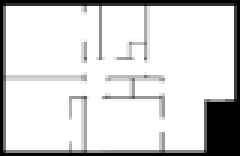
#> input picture floor_plan_small.png, 80 x 52 px (shown 3 times larger)
$ python bidirectional_astar.py
#> lines starting #> are read from the running program, lines starting #| are printed output that depends on the picture; after the words box and inside, x2 and y2 are one past the last pixel; in counts of white or black regions, pixels touching at a corner belong together
"""
Bidirectional A* grid planning
author: Erwin Lejeune (@spida_rwin)
See Wikipedia article (https://en.wikipedia.org/wiki/Bidirectional_search)
"""

import math
import cv2

import matplotlib.pyplot as plt

show_animation = True


class BidirectionalAStarPlanner:

    def __init__(self, occupancy_map, resolution, rr):
        """
        Initialize grid map for a star planning
        ox: x position list of Obstacles [m]
        oy: y position list of Obstacles [m]
        resolution: grid resolution [m]
        rr: robot radius[m]
        """

        self.min_x, self.min_y = 0, 0
        self.max_x, self.max_y = occupancy_map.shape[0], occupancy_map.shape[1]
        self.x_width, self.y_width, self.obstacle_map = 1, 1, None
        self.resolution = resolution
        self.rr = rr
        self.obstacle_map=occupancy_map
        self.motion = self.get_motion_model()

    class Node:
        def __init__(self, x, y, cost, parent_index):
            self.x = x  # index of grid
            self.y = y  # index of grid
            self.cost = cost
            self.parent_index = parent_index

        def __str__(self):
            return str(self.x) + "," + str(self.y) + "," + str(
                self.cost) + "," + str(self.parent_index)

    def planning(self, sx, sy, gx, gy):
        """
        Bidirectional A star path search
        input:
            s_x: start x position [m]
            s_y: start y position [m]
            gx: goal x position [m]
            gy: goal y position [m]
        output:
            rx: x position list of the final path
            ry: y position list of the final path
        """

        start_node = self.Node(self.calc_xy_index(sx, self.min_x),
                               self.calc_xy_index(sy, self.min_y), 0.0, -1)
        goal_node = self.Node(self.calc_xy_index(gx, self.min_x),
                              self.calc_xy_index(gy, self.min_y), 0.0, -1)

        open_set_A, closed_set_A = dict(), dict()
        open_set_B, closed_set_B = dict(), dict()
        open_set_A.setdefault(self.calc_grid_index(start_node), start_node)
        open_set_B.setdefault(self.calc_grid_index(goal_node), goal_node)

        current_A = start_node
        current_B = goal_node
        meet_point_A, meet_point_B = None, None

        while 1:
            if len(open_set_A) == 0:
                print("Open set A is empty..")
                break

            if len(open_set_B) == 0:
                print("Open set B is empty..")
                break

            c_id_A = min(
                open_set_A,
                key=lambda o: self.find_total_cost(open_set_A, o, current_B))

            current_A = open_set_A[c_id_A]

            c_id_B = min(
                open_set_B,
                key=lambda o: self.find_total_cost(open_set_B, o, current_A))

            current_B = open_set_B[c_id_B]

            # show graph
            if show_animation:  # pragma: no cover
                plt.plot(self.calc_grid_position(current_A.x, self.min_x),
                         self.calc_grid_position(current_A.y, self.min_y),
                         "xc")
                plt.plot(self.calc_grid_position(current_B.x, self.min_x),
                         self.calc_grid_position(current_B.y, self.min_y),
                         "xc")
                # for stopping simulation with the esc key.
                plt.gcf().canvas.mpl_connect(
                    'key_release_event',
                    lambda event: [exit(0) if event.key == 'escape' else None])
                if len(closed_set_A.keys()) % 10 == 0:
                    plt.pause(0.001)

            if current_A.x == current_B.x and current_A.y == current_B.y:
                print("Found goal")
                meet_point_A = current_A
                meet_point_B = current_B
                break

            # Remove the item from the open set
            del open_set_A[c_id_A]
            del open_set_B[c_id_B]

            # Add it to the closed set
            closed_set_A[c_id_A] = current_A
            closed_set_B[c_id_B] = current_B

            # expand_grid search grid based on motion model
            for i, _ in enumerate(self.motion):

                c_nodes = [self.Node(current_A.x + self.motion[i][0],
                                     current_A.y + self.motion[i][1],
                                     current_A.cost + self.motion[i][2],
                                     c_id_A),
                           self.Node(current_B.x + self.motion[i][0],
                                     current_B.y + self.motion[i][1],
                                     current_B.cost + self.motion[i][2],
                                     c_id_B)]

                n_ids = [self.calc_grid_index(c_nodes[0]),
                         self.calc_grid_index(c_nodes[1])]

                # If the node is not safe, do nothing
                continue_ = self.check_nodes_and_sets(c_nodes, closed_set_A,
                                                      closed_set_B, n_ids)

                if not continue_[0]:
                    if n_ids[0] not in open_set_A:
                        # discovered a new node
                        open_set_A[n_ids[0]] = c_nodes[0]
                    else:
                        if open_set_A[n_ids[0]].cost > c_nodes[0].cost:
                            # This path is the best until now. record it
                            open_set_A[n_ids[0]] = c_nodes[0]

                if not continue_[1]:
                    if n_ids[1] not in open_set_B:
                        # discovered a new node
                        open_set_B[n_ids[1]] = c_nodes[1]
                    else:
                        if open_set_B[n_ids[1]].cost > c_nodes[1].cost:
                            # This path is the best until now. record it
                            open_set_B[n_ids[1]] = c_nodes[1]

        rx, ry = self.calc_final_bidirectional_path(
            meet_point_A, meet_point_B, closed_set_A, closed_set_B)

        return rx, ry

    # takes two sets and two meeting nodes and return the optimal path
    def calc_final_bidirectional_path(self, n1, n2, setA, setB):
        rx_A, ry_A = self.calc_final_path(n1, setA)
        rx_B, ry_B = self.calc_final_path(n2, setB)

        rx_A.reverse()
        ry_A.reverse()

        rx = rx_A + rx_B
        ry = ry_A + ry_B

        return rx, ry

    def calc_final_path(self, goal_node, closed_set):
        # generate final course
        rx, ry = [self.calc_grid_position(goal_node.x, self.min_x)], \
                 [self.calc_grid_position(goal_node.y, self.min_y)]
        parent_index = goal_node.parent_index
        while parent_index != -1:
            n = closed_set[parent_index]
            rx.append(self.calc_grid_position(n.x, self.min_x))
            ry.append(self.calc_grid_position(n.y, self.min_y))
            parent_index = n.parent_index

        return rx, ry

    def check_nodes_and_sets(self, c_nodes, closedSet_A, closedSet_B, n_ids):
        continue_ = [False, False]
        if not self.verify_node(c_nodes[0]) or n_ids[0] in closedSet_A:
            continue_[0] = True

        if not self.verify_node(c_nodes[1]) or n_ids[1] in closedSet_B:
            continue_[1] = True

        return continue_

    @staticmethod
    def calc_heuristic(n1, n2):
        w = 1.0  # weight of heuristic
        d = w * math.hypot(n1.x - n2.x, n1.y - n2.y)
        return d

    def find_total_cost(self, open_set, lambda_, n1):
        g_cost = open_set[lambda_].cost
        h_cost = self.calc_heuristic(n1, open_set[lambda_])
        f_cost = g_cost + h_cost
        return f_cost

    def calc_grid_position(self, index, min_position):
        """
        calc grid position
        :param index:
        :param min_position:
        :return:
        """
        pos = index * self.resolution + min_position
        return pos

    def calc_xy_index(self, position, min_pos):
        return round((position - min_pos) / self.resolution)

    def calc_grid_index(self, node):
        return (node.y - self.min_y) * self.x_width + (node.x - self.min_x)

    def verify_node(self, node):
        px = self.calc_grid_position(node.x, self.min_x)
        py = self.calc_grid_position(node.y, self.min_y)

        if px < self.min_x:
            return False
        elif py < self.min_y:
            return False
        elif px >= self.max_x:
            return False
        elif py >= self.max_y:
            return False

        # collision check
        if self.obstacle_map[node.x][node.y]:
            return False

        return True

    def calc_obstacle_map(self, ox, oy):

        self.min_x = round(min(ox))
        self.min_y = round(min(oy))
        self.max_x = round(max(ox))
        self.max_y = round(max(oy))
        print("min_x:", self.min_x)
        print("min_y:", self.min_y)
        print("max_x:", self.max_x)
        print("max_y:", self.max_y)

        self.x_width = round((self.max_x - self.min_x) / self.resolution)
        self.y_width = round((self.max_y - self.min_y) / self.resolution)
        print("x_width:", self.x_width)
        print("y_width:", self.y_width)

        # obstacle map generation
        self.obstacle_map = [[False for _ in range(self.y_width)]
                             for _ in range(self.x_width)]
        for ix in range(self.x_width):
            x = self.calc_grid_position(ix, self.min_x)
            for iy in range(self.y_width):
                y = self.calc_grid_position(iy, self.min_y)
                for iox, ioy in zip(ox, oy):
                    d = math.hypot(iox - x, ioy - y)
                    if d <= self.rr:
                        self.obstacle_map[ix][iy] = True
                        break

    @staticmethod
    def get_motion_model():
        # dx, dy, cost
        motion = [[1, 0, 1],
                  [0, 1, 1],
                  [-1, 0, 1],
                  [0, -1, 1],
                  [-1, -1, math.sqrt(2)],
                  [-1, 1, math.sqrt(2)],
                  [1, -1, math.sqrt(2)],
                  [1, 1, math.sqrt(2)]]

        return motion


def main():
    print(__file__ + " start!!")

    # start and goal position
    sx = 11.0  # [m]
    sy = 39.0  # [m]
    gx = 68.0  # [m]
    gy = 11.0  # [m]
    grid_size = 1.0  # [m]
    robot_radius = 1.0  # [m]

    occupancy_map=cv2.imread("floor_plan_small.png", 0)//240
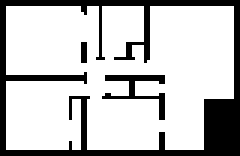
#> occupancy_map: shape (52, 80) (shown 3 times larger); values 0 (black) and 1 (white), 76.2% white; 3 black regions (1 under 20 px), largest, box (x1, y1, x2, y2) and area: (0, 0, 80, 52) 884, (34, 25, 55, 40) 91
    plt.imshow(occupancy_map)
    bidir_a_star = BidirectionalAStarPlanner(occupancy_map, grid_size, robot_radius)
    rx, ry = bidir_a_star.planning(sx, sy, gx, gy)
#> the loop in planning, `while 1:` made 2 passes
#> pass 1, in planning, `plt.pause(0.001)`:
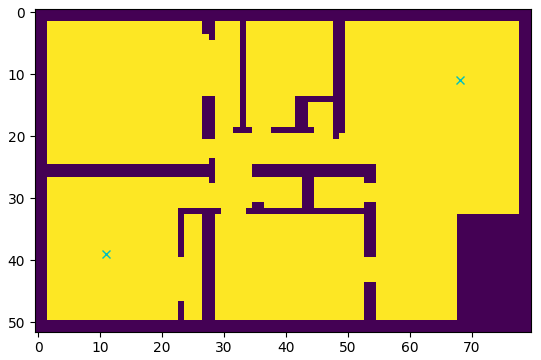
#> figure drawn by matplotlib, 1 panel

    if show_animation:  # pragma: no cover
        plt.plot(rx, ry, "-r")
        plt.pause(.0001)
        plt.show()


if __name__ == '__main__':
#> (the run stopped early here; a loop or call above may not have finished)
